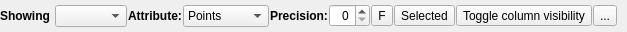
<?xml version="1.0" encoding="UTF-8"?>
<ui version="4.0">
 <class>pqSpreadSheetViewDecorator</class>
 <widget class="QWidget" name="pqSpreadSheetViewDecorator">
  <property name="geometry">
   <rect>
    <x>0</x>
    <y>0</y>
    <width>627</width>
    <height>32</height>
   </rect>
  </property>
  <property name="windowTitle">
   <string>Form</string>
  </property>
  <layout class="QHBoxLayout">
   <property name="spacing">
    <number>1</number>
   </property>
   <property name="margin">
    <number>0</number>
   </property>
   <item>
    <widget class="QLabel" name="label">
     <property name="text">
      <string>&lt;b&gt;Showing  &lt;/b&gt;</string>
     </property>
    </widget>
   </item>
   <item>
    <widget class="pqOutputPortComboBox" name="Source">
     <property name="sizeAdjustPolicy">
      <enum>QComboBox::AdjustToContents</enum>
     </property>
    </widget>
   </item>
   <item>
    <widget class="QLabel" name="label_2">
     <property name="text">
      <string>&lt;b&gt;   Attribute:&lt;/b&gt;</string>
     </property>
    </widget>
   </item>
   <item>
    <widget class="QComboBox" name="Attribute">
     <property name="sizeAdjustPolicy">
      <enum>QComboBox::AdjustToContents</enum>
     </property>
     <item>
      <property name="text">
       <string>Points</string>
      </property>
     </item>
     <item>
      <property name="text">
       <string>Cells</string>
      </property>
     </item>
     <item>
      <property name="text">
       <string>Field Data</string>
      </property>
     </item>
     <item>
      <property name="text">
       <string>Vertices</string>
      </property>
     </item>
     <item>
      <property name="text">
       <string>Edges</string>
      </property>
     </item>
     <item>
      <property name="text">
       <string>Rows</string>
      </property>
     </item>
    </widget>
   </item>
   <item>
    <widget class="QLabel" name="label_Precision">
     <property name="font">
      <font>
       <weight>75</weight>
       <bold>true</bold>
      </font>
     </property>
     <property name="text">
      <string>Precision:</string>
     </property>
    </widget>
   </item>
   <item>
    <widget class="QSpinBox" name="spinBoxPrecision">
     <property name="alignment">
      <set>Qt::AlignRight|Qt::AlignTrailing|Qt::AlignVCenter</set>
     </property>
     <property name="maximum">
      <number>32</number>
     </property>
    </widget>
   </item>
   <item>
    <widget class="QToolButton" name="ToggleFixed">
     <property name="text">
      <string>F</string>
     </property>
     <property name="checkable">
      <bool>true</bool>
     </property>
    </widget>
   </item>
   <item>
    <widget class="QToolButton" name="SelectionOnly">
     <property name="toolTip">
      <string>Show only selected elements.</string>
     </property>
     <property name="statusTip">
      <string>Show only selected elements.</string>
     </property>
     <property name="whatsThis">
      <string>Show only selected elements.</string>
     </property>
     <property name="text">
      <string>Selected</string>
     </property>
     <property name="icon">
      <iconset resource="../pqComponents.qrc">
       <normaloff>:/pqWidgets/Icons/pqSelect16.png</normaloff>:/pqWidgets/Icons/pqSelect16.png</iconset>
     </property>
     <property name="checkable">
      <bool>true</bool>
     </property>
     <property name="toolButtonStyle">
      <enum>Qt::ToolButtonIconOnly</enum>
     </property>
    </widget>
   </item>
   <item>
    <widget class="QToolButton" name="ToggleColumnVisibility">
     <property name="toolTip">
      <string>Toggle column visibility</string>
     </property>
     <property name="statusTip">
      <string>Toggle column visibility</string>
     </property>
     <property name="whatsThis">
      <string>Toggle column visibility</string>
     </property>
     <property name="text">
      <string>Toggle column visibility</string>
     </property>
     <property name="icon">
      <iconset resource="../pqComponents.qrc">
       <normaloff>:/pqWidgets/Icons/pqRectilinearGrid16.png</normaloff>:/pqWidgets/Icons/pqRectilinearGrid16.png</iconset>
     </property>
    </widget>
   </item>
   <item>
    <widget class="QToolButton" name="ToggleCellConnectivity">
     <property name="toolTip">
      <string>Toggle cell connectivity visibility</string>
     </property>
     <property name="text">
      <string>...</string>
     </property>
     <property name="icon">
      <iconset resource="../pqComponents.qrc">
       <normaloff>:/pqWidgets/Icons/pqProgrammableFilter24.png</normaloff>:/pqWidgets/Icons/pqProgrammableFilter24.png</iconset>
     </property>
     <property name="checkable">
      <bool>true</bool>
     </property>
    </widget>
   </item>
   <item>
    <spacer>
     <property name="orientation">
      <enum>Qt::Horizontal</enum>
     </property>
     <property name="sizeHint" stdset="0">
      <size>
       <width>58</width>
       <height>23</height>
      </size>
     </property>
    </spacer>
   </item>
  </layout>
 </widget>
 <customwidgets>
  <customwidget>
   <class>pqOutputPortComboBox</class>
   <extends>QComboBox</extends>
   <header>pqOutputPortComboBox.h</header>
  </customwidget>
 </customwidgets>
 <resources>
  <include location="../pqComponents.qrc"/>
 </resources>
 <connections/>
</ui>
